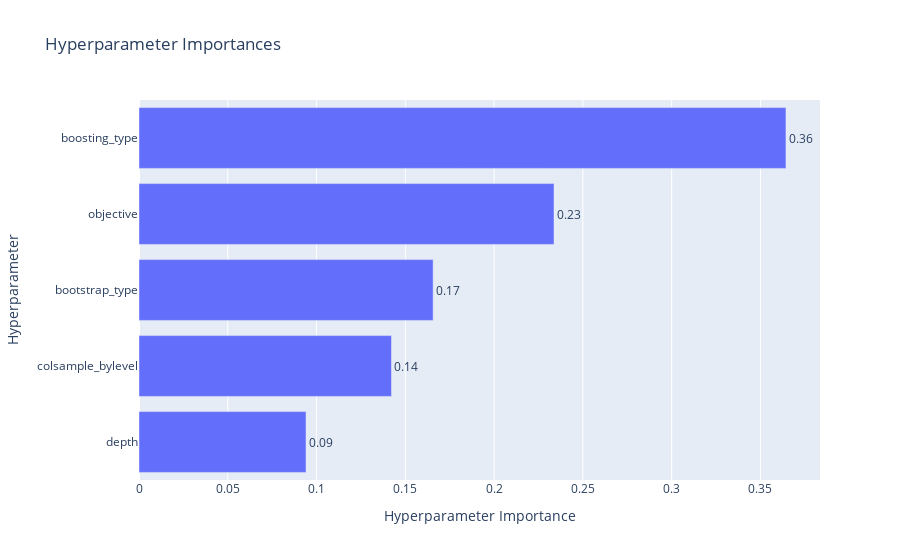

Here is the notebook cell this chart was saved with:
### Code cell
optuna.visualization.plot_param_importances(study_cbc)

### Figure 1 — Plotly figure (JSON) as saved in the notebook; plotly's stock layout.template omitted (floating-point values rounded to 4 significant figures)
{"data": [{"cliponaxis": false, "hovertemplate": ["depth (IntDistribution): 0.09405094405265152<extra></extra>", "colsample_bylevel (FloatDistribution): 0.14219008763493826<extra></extra>", "bootstrap_type (CategoricalDistribution): 0.1656565474444874<extra></extra>", "objective (CategoricalDistribution): 0.23373672310564972<extra></extra>", "boosting_type (CategoricalDistribution): 0.364365697762273<extra></extra>"], "name": "Objective Value", "orientation": "h", "text": ["0.09", "0.14", "0.17", "0.23", "0.36"], "textposition": "outside", "type": "bar", "x": [0.09405, 0.1422, 0.1657, 0.2337, 0.3644], "y": ["depth", "colsample_bylevel", "bootstrap_type", "objective", "boosting_type"]}], "layout": {"title": {"text": "Hyperparameter Importances"}, "xaxis": {"title": {"text": "Hyperparameter Importance"}}, "yaxis": {"title": {"text": "Hyperparameter"}}}}
